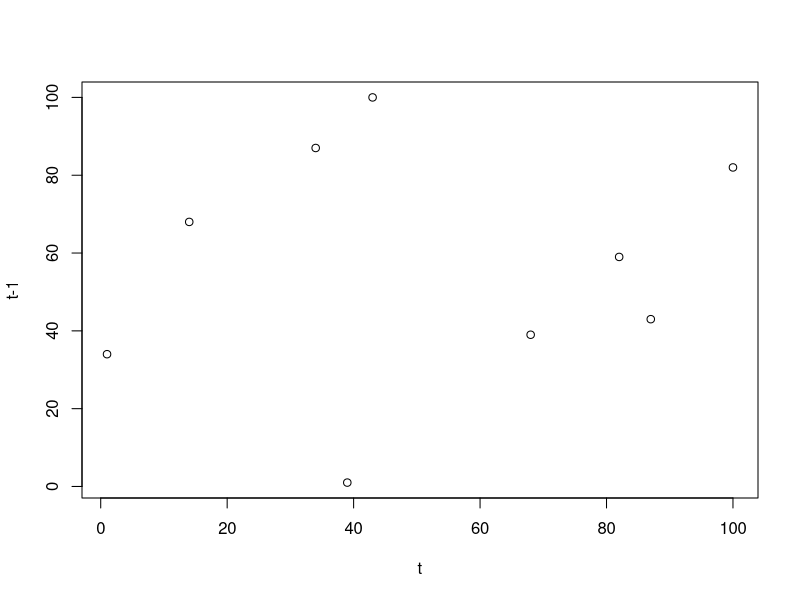
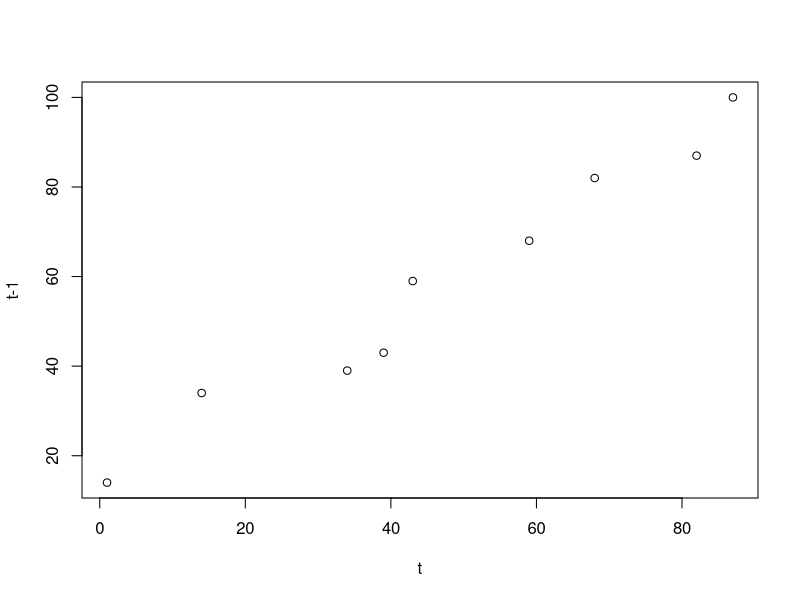
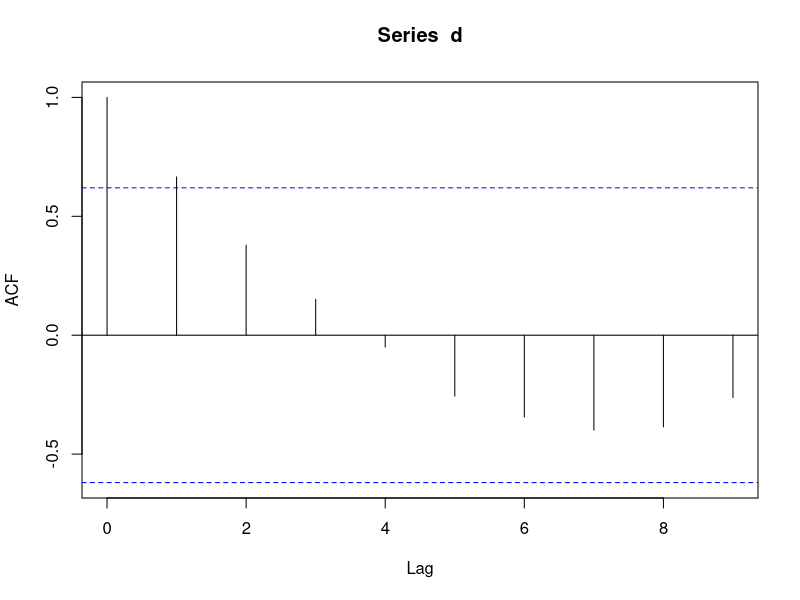
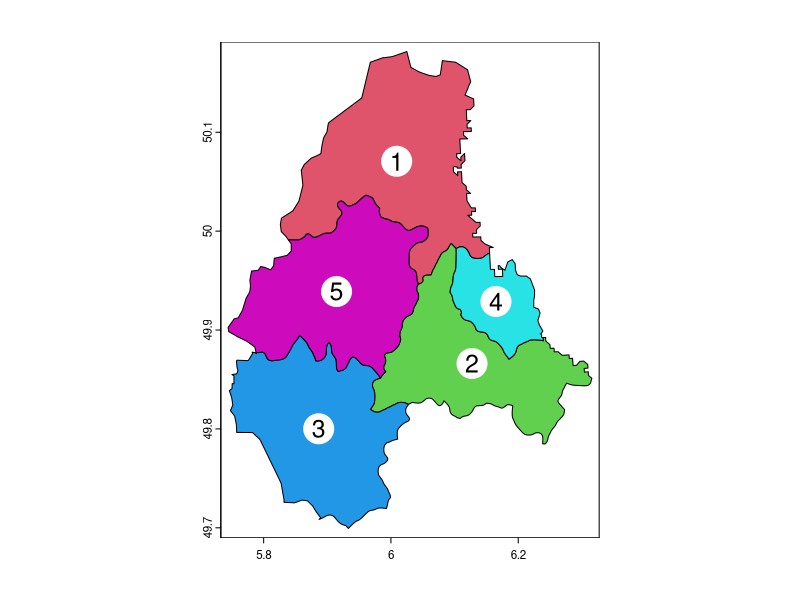
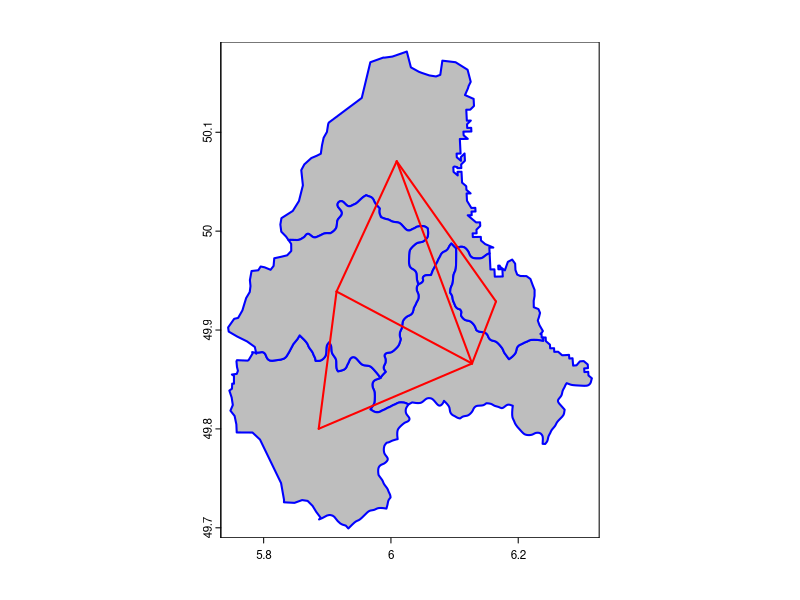

Generate these figures, in order, with R: (Note: this script raises an error after producing the figures.)
## ---- chunk 1
knitr::opts_chunk$set(echo = TRUE)
## ---- chunk 2
set.seed(0)
d <- sample(100, 10)
d
## ---- chunk 3
set.seed(0)
d <- sample(100, 10)
d
##  [1]  14  68  39   1  34  87  43 100  82  59

# compute autocorrelation
  # We computed the “one-lag” autocorrelation, that is, we compare each value to its immediate neighbour, and not to other nearby values.
a <- d[-length(d)] # remove the last value
b <- d[-1] # remove the first value
plot(a, b, xlab='t', ylab='t-1')

d <- sort(d) # out the values in order
d
##  [1]   1  14  34  39  43  59  68  82  87 100
# calc autocorrelation again
a <- d[-length(d)]
b <- d[-1]
plot(a, b, xlab='t', ylab='t-1')
cor(a, b)
## [1] 0.9819258

acf(d)


## ---- chunk 4
library(terra)
p <- vect(system.file("ex/lux.shp", package="terra"))
p <- p[p$NAME_1=="Diekirch", ]
p$value <- c(10, 6, 4, 11, 6)
as.data.frame(p)

## ---- chunk 5
par(mai=c(0,0,0,0))
plot(p, col=2:7)
xy <- centroids(p)
points(xy, cex=6, pch=20, col='white')
text(p, 'ID_2', cex=1.5)
## ---- chunk 6
w <- adjacent(p, symmetrical=TRUE)
class(w)
head(w)
summary(w)
w
## ---- chunk 7
plot(p, col='gray', border='blue', lwd=2)
p1 <- xy[w[,1], ]
p2 <- xy[w[,2], ]
lines(p1, p2, col='red', lwd=2)
## Warning in plot.xy(xy.coords(x, y), type = type, ...): "alpha" is not a
## graphical parameter
## ---- chunk 8
wm <- adjacent(p, pairs=FALSE)
wm
## ---- chunk 9
n <- length(p)
y <- p$value
ybar <- mean(y)

yi <- rep(dy, each=n)
yj <- rep(dy)
yiyj <- yi * yj
pm <- matrix(yiyj, ncol=n) # matrix of the multiplied pairs
pmw <- pm * wm #  multiply this matrix with the weights to set to zero the value for the pairs that are not adjacent.
pmw
spmw <- sum(pmw)
spmw
smw <- sum(wm)
sw  <- spmw / smw # divide this value by the sum of weights
vr <- n / sum(dy^2) # inverse variance of y
MI <- vr * sw # compute Moran’s I
MI
## ---- chunk 10
ww <-  adjacent(p, "queen", pairs=FALSE) # calc the weights
ww
ac <- autocor(p$value, ww, "moran")
ac
## ---- chunk 11
m <- sapply(1:99, function(i) {
    autocor(sample(p$value), ww, "moran")
})
hist(m)
pval <- sum(m >= ac) / 100
pval
## ---- chunk 12
# We first get the neighbouring values for each value.
n <- length(p)
ms <- cbind(id=rep(1:n, each=n), y=rep(y, each=n), value=as.vector(wm * y))
# remove zeros
ms <- ms[ms[,3] > 0, ]
# compute the average neighbour value
ams <- aggregate(ms[,2:3], list(ms[,1]), FUN=mean)
ams <- ams[,-1]
colnames(ams) <- c('y', 'spatially lagged y')
head(ams)

plot(ams, pch=20, col="red", cex=2)
reg <- lm(ams[,2] ~ ams[,1])
abline(reg, lwd=2)
abline(h=mean(ams[,2]), lt=2)
abline(v=ybar, lt=2)

## ---- chunk 13
coefficients(reg)[2]
##  ams[, 1]
## 0.2315341
